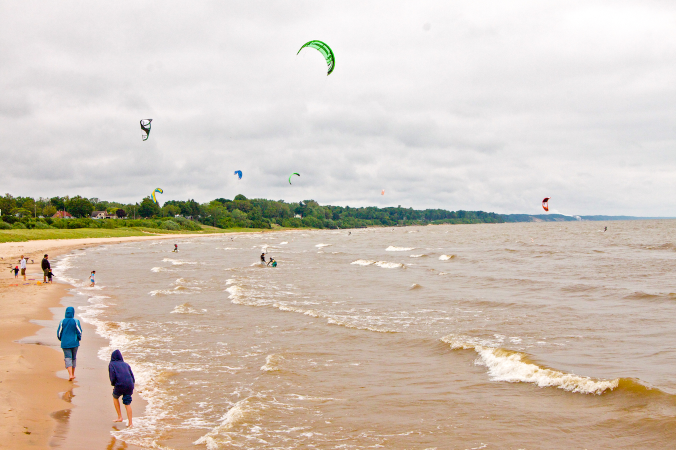
#> input picture computation/movidius/data/image2.jpg, 1352 x 900 px (shown at 1/2 size)
$ jupyter execute --allow-errors Object_recognition.ipynb
#> lines starting #> are read from the running program, lines starting #| are printed output that depends on the picture
# Object recognition using MobileNet using Inception

[cell 1]
import mvnc.mvncapi as fx
import sys
import numpy
import cv2

# Input data and network graph

[cell 2]
path_to_networks = 'setup/'
graph_filename = 'graph'
image_filename = 'data/' + 'image2.jpg'

# Connecting to the Intel Compute Stick

#> (a cell that did not finish here is left out)

# Load graph

#> (a cell that did not finish here is left out)

# Load the labels

[cell 5]
#Load preprocessing data
mean = 128
std = 1.0/128.0

#Load categories
categories = []
with open(path_to_networks + 'categories.txt', 'r') as f:
#> (reads computation/movidius/setup/categories.txt from the repository)
    for line in f:
        cat = line.split('\n')[0]
        if cat != 'classes':
            categories.append(cat)
    f.close()
    print('Number of categories:', len(categories))

# Image size input to network

[cell 6]
#Load image size
with open(path_to_networks + 'inputsize.txt', 'r') as f:
#> (reads computation/movidius/setup/inputsize.txt from the repository)
    reqsize = int(f.readline().split('\n')[0])

#> (a cell that did not finish here is left out)

# Input Image to the Network

[cell 8]
img = cv2.imread(image_filename)#.astype(numpy.float32)
#> img is the input picture: shape (900, 1352, 3); mean B, G, R 185.8, 197.8, 210.2

[cell 9]
from matplotlib import pyplot as plt
plt.imshow(img)
plt.show()

[cell 10]
dx,dy,dz= img.shape
#> dx = 900; dy = 1352; dz = 3
delta=float(abs(dy-dx))
#> delta = 452
if dx > dy: #crop the x dimension
    img=img[int(0.5*delta):dx-int(0.5*delta),0:dy]
else:
    img=img[0:dx,int(0.5*delta):dy-int(0.5*delta)]
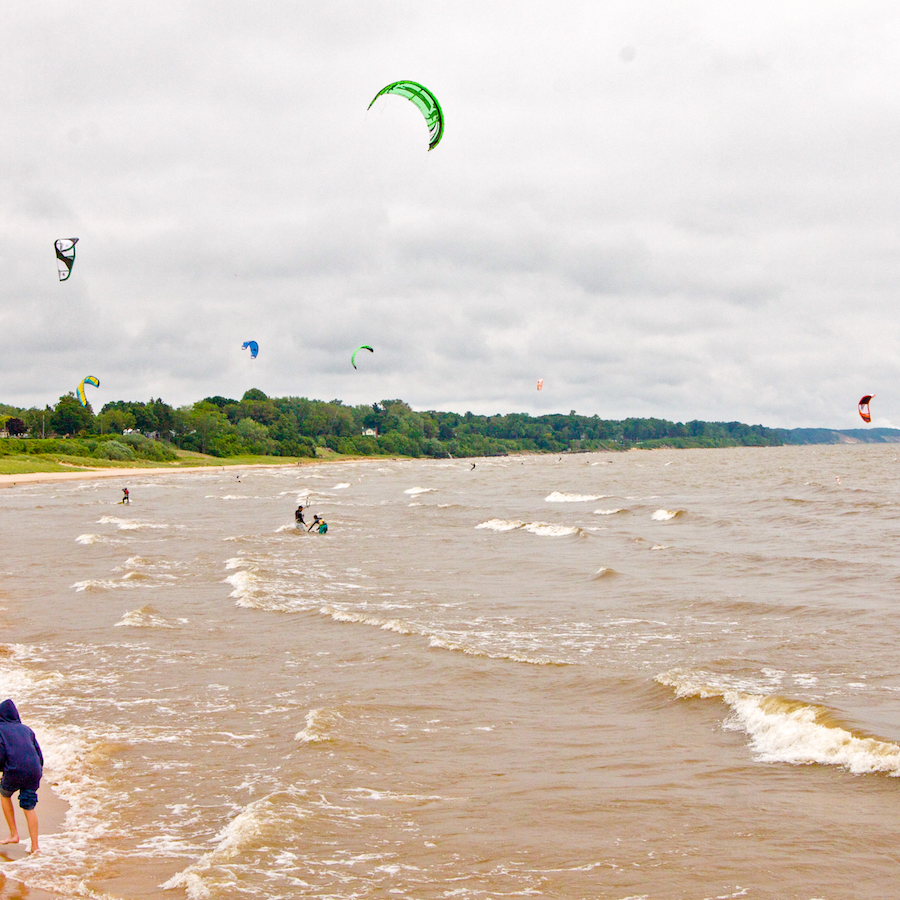
#> img: shape (900, 900, 3); mean B, G, R 188, 199, 210.1

img = cv2.resize(img, (reqsize, reqsize))
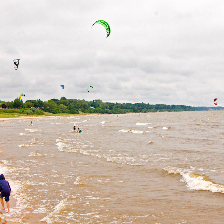
#> img: shape (224, 224, 3); mean B, G, R 187.9, 198.9, 209.9

img=cv2.cvtColor(img,cv2.COLOR_BGR2RGB)

for i in range(3):
    img[:,:,i] = (img[:,:,i] - mean) * std
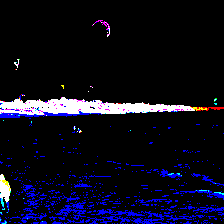
#> img: shape (224, 224, 3); mean R, G, B 0.0489, 0.047, 0.107; drawn with 1 as white
